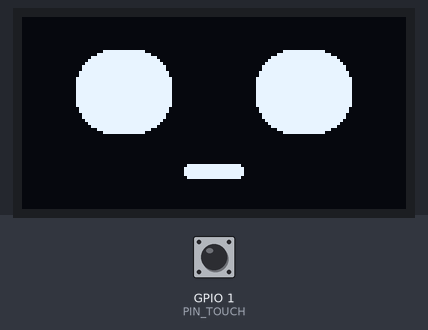
Recording of a program running on a simulated ESP32-C3. On the bench: 128×64 one-colour display. The test bench sets the inputs (shaded band); at power-on: GPIO 1 (PIN_TOUCH) LOW. What the program prints to the serial monitor is not drawn.

Above: at 2.4 s.
2.5 s: GPIO 1 (PIN_TOUCH) pulled HIGH for 0.15 s
At 3.4 s:
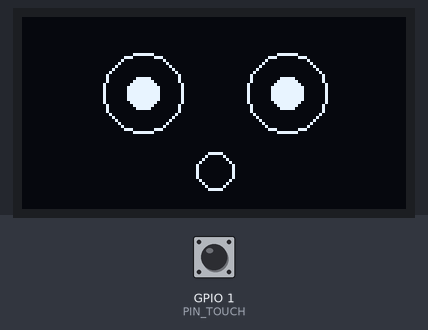
5.1 s: GPIO 1 (PIN_TOUCH) pulled HIGH for 1 s
At 6.6 s:
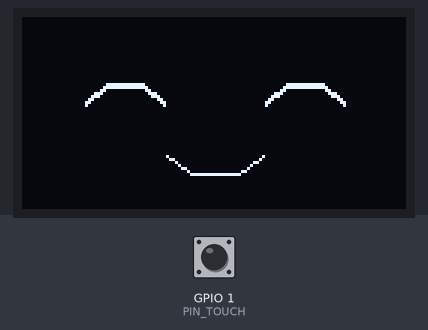
8.8 s: GPIO 1 (PIN_TOUCH) pulled HIGH for 3.2 s
Timing chart, 0 to 11.8 s (numbered marks = the images above; inputs shaded):
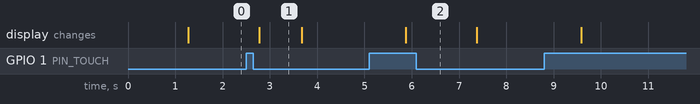

The program:

main.cpp
```cpp
#include <Arduino.h>
#include <Wire.h>
#include <U8g2lib.h>
#include <initializer_list>

namespace
{
    constexpr uint8_t PIN_SDA = 4;
    constexpr uint8_t PIN_SCL = 5;
    constexpr uint8_t PIN_TOUCH = 1;
    constexpr bool TOUCH_ACTIVE_HIGH = true;
    constexpr uint32_t DEBOUNCE_MS = 35;
    constexpr uint32_t HOLD_MS = 700;
    constexpr uint32_t DISPLAY_REFRESH_MS = 50;

    // Explicit pins also keep U8g2 initialization on the scanned I2C bus.
    U8G2_SH1106_128X64_NONAME_F_HW_I2C display(
        U8G2_R0, U8X8_PIN_NONE, PIN_SCL, PIN_SDA);

    enum class Face { Neutral, Happy, Surprised };
    bool oledFound = false;
    bool stableTouch = false;
    bool lastRawTouch = false;
    bool holdReported = false;
    uint32_t lastRawChange = 0;
    uint32_t touchStart = 0;
    uint32_t lastFrame = 0;
    uint32_t faceStart = 0;
    uint32_t faceDuration = 0;
    Face face = Face::Neutral;

    bool readTouch()
    {
        const bool high = digitalRead(PIN_TOUCH) == HIGH;
        return TOUCH_ACTIVE_HIGH ? high : !high;
    }

    void showFace(Face expression, uint32_t now, uint32_t duration)
    {
        face = expression;
        faceStart = now;
        faceDuration = duration;
    }

    void reportHold(uint32_t now)
    {
        holdReported = true;
        Serial.println("[EVENT] HOLD");
        showFace(Face::Happy, now, 1200);
    }

    void scanI2C()
    {
        Serial.println("[I2C] Scanning...");
        uint8_t count = 0;
        for (uint8_t address = 1; address < 127; ++address)
        {
            Wire.beginTransmission(address);
            if (Wire.endTransmission() != 0) continue;
            Serial.printf("[I2C] Device found: 0x%02X\n", address);
            ++count;
            if (!oledFound && (address == 0x3C || address == 0x3D))
            {
                oledFound = true;
                display.setI2CAddress(address << 1); // U8g2 uses an 8-bit address.
            }
        }
        if (count == 0) Serial.println("[I2C] No devices found");
        Serial.printf("[OLED] %s\n", oledFound ? "Detected" : "Not detected (0x3C/0x3D)");
    }

    void updateTouch(uint32_t now)
    {
        const bool raw = readTouch();
        if (raw != lastRawTouch)
        {
            lastRawTouch = raw;
            lastRawChange = now;
        }
        if (raw != stableTouch && now - lastRawChange >= DEBOUNCE_MS)
        {
            stableTouch = raw;
            if (stableTouch)
            {
                touchStart = now;
                holdReported = false;
                Serial.println("[TOUCH] Pressed");
            }
            else
            {
                const uint32_t duration = now - touchStart;
                Serial.printf("[TOUCH] Released after %lu ms\n", static_cast<unsigned long>(duration));
                // Also classify a long press correctly if a slow frame skipped its threshold.
                if (!holdReported && duration >= HOLD_MS) reportHold(now);
                if (!holdReported)
                {
                    Serial.println("[EVENT] TAP");
                    showFace(Face::Surprised, now, 900);
                }
                else
                {
                    // Keep the happy expression briefly after release, even for a long hold.
                    showFace(Face::Happy, now, 1200);
                }
            }
        }
        if (stableTouch && raw && !holdReported && now - touchStart >= HOLD_MS)
            reportHold(now);
    }

    void drawFace(uint32_t now)
    {
        if (!oledFound || now - lastFrame < DISPLAY_REFRESH_MS) return;
        lastFrame = now;
        // Unsigned elapsed time remains valid when millis() wraps around.
        if (!stableTouch && face != Face::Neutral && now - faceStart >= faceDuration)
            face = Face::Neutral;

        display.clearBuffer();
        if (face == Face::Surprised)
        {
            display.drawCircle(40, 25, 13);
            display.drawCircle(88, 25, 13);
            display.drawDisc(40, 25, 5);
            display.drawDisc(88, 25, 5);
            display.drawCircle(64, 51, 6);
        }
        else if (face == Face::Happy)
        {
            // Thick, upward-curved closed eyes; no version-dependent arc API.
            for (uint8_t centerX : { uint8_t{34}, uint8_t{94} })
            {
                display.drawLine(centerX - 13, 28, centerX - 6, 22);
                display.drawLine(centerX - 6, 22, centerX + 6, 22);
                display.drawLine(centerX + 6, 22, centerX + 13, 28);
                display.drawLine(centerX - 13, 29, centerX - 6, 23);
                display.drawLine(centerX - 6, 23, centerX + 6, 23);
                display.drawLine(centerX + 6, 23, centerX + 13, 29);
            }
            display.drawLine(48, 46, 56, 52);
            display.drawLine(56, 52, 72, 52);
            display.drawLine(72, 52, 80, 46);
        }
        else
        {
            display.drawRBox(18, 11, 32, 28, 12);
            display.drawRBox(78, 11, 32, 28, 12);
            display.drawRBox(54, 49, 20, 5, 2);
        }
        display.sendBuffer();
    }
}

void setup()
{
    Serial.begin(115200);
    delay(1200); // Startup only: give USB CDC time to enumerate.
    Serial.println("\n[BOOT] DesktopRobot hardware test");
    Serial.printf("[PINS] OLED SDA=%u SCL=%u; TTP223 OUT=%u\n", PIN_SDA, PIN_SCL, PIN_TOUCH);

    pinMode(PIN_TOUCH, INPUT);
    lastRawTouch = stableTouch = readTouch();
    lastRawChange = touchStart = millis();
    Serial.printf("[TOUCH] Initial state: %s\n", stableTouch ? "PRESSED" : "RELEASED");

    if (Wire.begin(PIN_SDA, PIN_SCL))
    {
        Wire.setClock(100000);
        Wire.setTimeOut(50);
        scanI2C();
    }
    else
    {
        Serial.println("[I2C] Initialization failed");
    }
    if (oledFound)
    {
        display.setBusClock(100000);
        display.begin();
        Serial.println("[OLED] Initialized");
        drawFace(millis());
    }
    else
    {
        Serial.println("[OLED] Skipping display init; check wiring");
    }
    Serial.println("[READY] Touch sensor test running");
}

void loop()
{
    const uint32_t now = millis();
    updateTouch(now);
    drawFace(now);
    delay(1); // Yield to USB/RTOS; touch and display timing use millis().
}
```

Measured:
- after the input at 2.5 s, the display: changes after 0.28 s (image 1)
- after the input at 5.1 s, the display: changes after 0.78 s (image 2)
- what the display in image 1 shows lasts 0.9 s, from 2.8 s to 3.7 s
